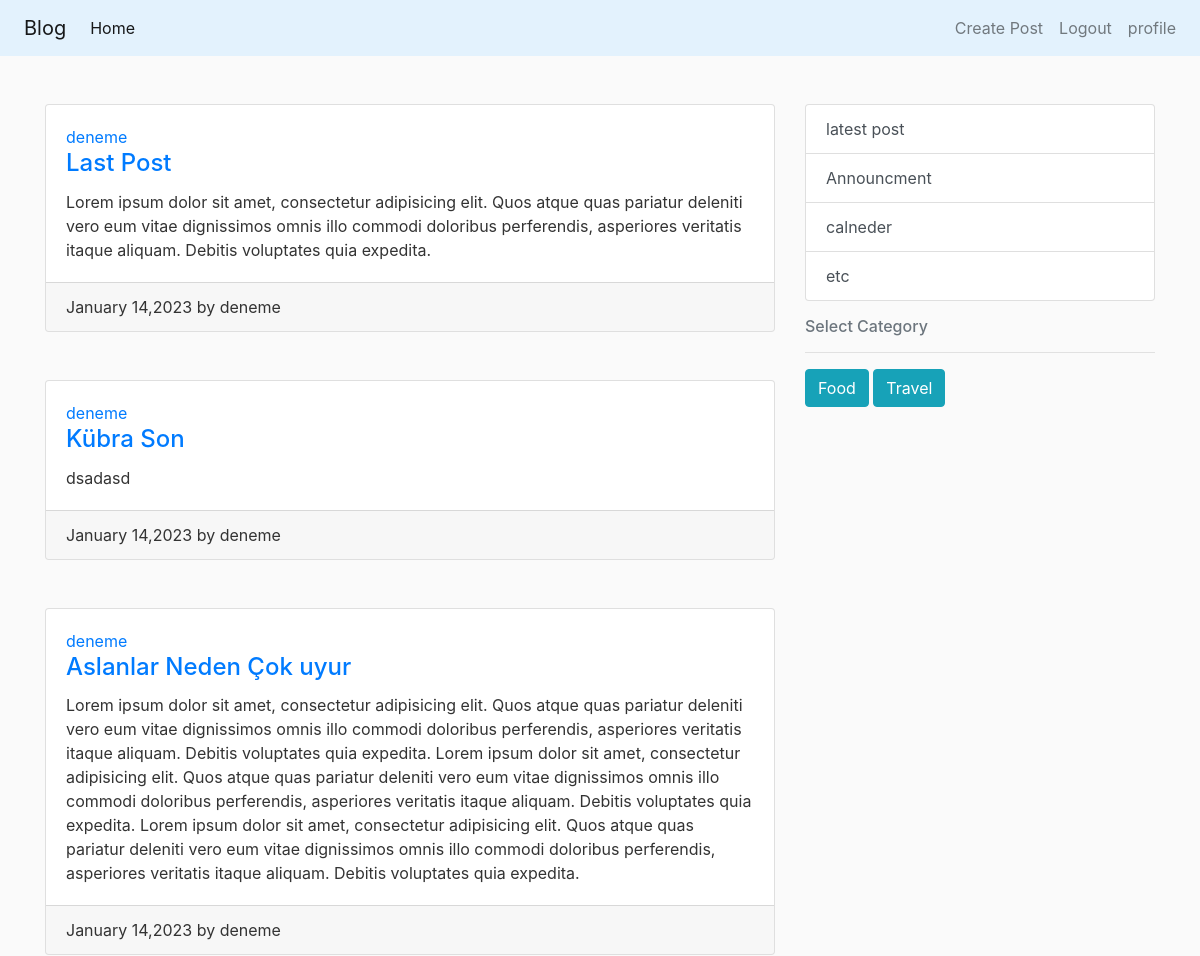
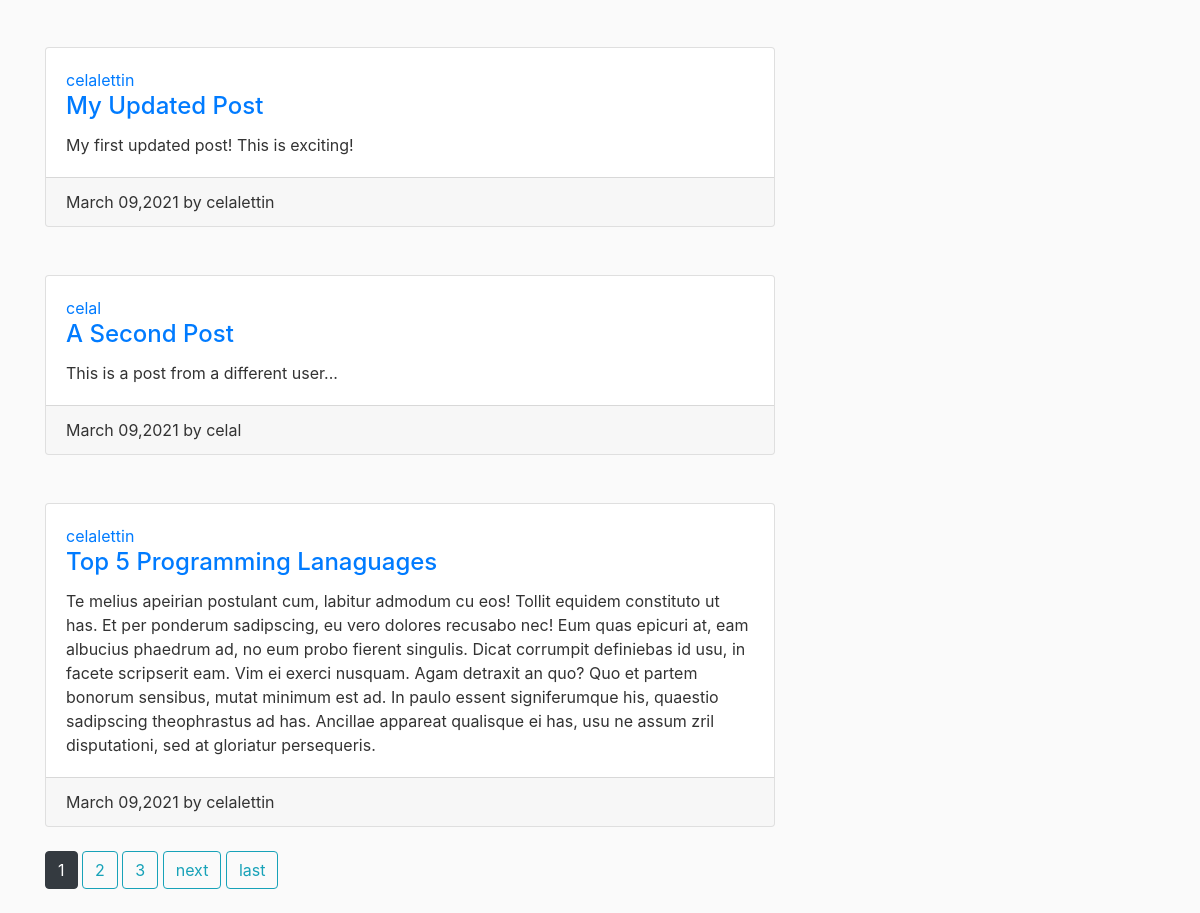
The page / (signed in) on the database its author committed (2 pictures, top to bottom).
### blog/models.py (models this page shows, shortened)
class Post(models.Model):
    title = models.CharField(max_length=100)
    content = models.TextField()
    date_posted = models.DateField(default=timezone.now)
    author = models.ForeignKey(User, on_delete=models.CASCADE)

class Category(models.Model):
    categories = [
        ('Food', 'Food'),
        ('Travel', 'Travel'),
        ('Health', 'Health'),
        ('Personal ', 'Personal '),
        ('Political', 'Political'),
        ('Fashion', 'Fashion'),
    ]
    name = models.CharField(choices=categories, default="Food", max_length=10)
    slug = models.SlugField()
    posts = models.ManyToManyField(Post)
    def __str__(self) -> str:
        return self.name

### blog/views.py (the view)
# urls.py: path('',PostListView.as_view(),name = 'blog-home'),
class PostListView(ListView):
    model = Post
    template_name = 'blog/home.html'
    context_object_name = 'posts'
    ordering = ['-date_posted']
    paginate_by = 6
    def get_context_data(self, **kwargs):
        context = super().get_context_data(**kwargs)
        categories = Category.objects.all()
        context['categories'] = categories
        return context

### blog/templates/blog/home.html (shortened to what this page needs)
{% extends 'blog/base.html' %}
    {% block content %}
        {% for post in posts %}
        <div class="card text-left mt-5">
          <div class="card-body">
               <a href="{% url 'user-posts' post.author.username %} ">{{post.author}}</a>
            <h4 class="card-title"> <a href="{% url 'post-detail' post.id %} " > {{post.title}}   </a> </h4>
            <p class="card-text">{{post.content}}</p>
          </div>
          <div class="card-footer">{{post.date_posted|date:'F d,Y'}} by {{post.author}}</div>
        </div>
        {% endfor  %}
        <div class="mt-4">
     {% if is_paginated %}
          {% for num in page_obj.paginator.page_range %}
              {% if page_obj.number == num %}
                <a href="?page={{num}}" class="btn btn-dark mb-4">{{num}} </a>
              {% elif  num > page_obj.number|add:'-3' and num < page_obj.number|add:'3' %}
                <a href="?page={{num}}" class="btn btn-outline-info mb-4">{{num}} </a>
              {% endif %}
          {% endfor %}
            {% if page_obj.has_next %}
              <a href="?page={{page_obj.next_page_number}}" class="btn btn-outline-info mb-4">next </a>
              <a href="?page={{page_obj.paginator.num_pages}}"class="btn btn-outline-info mb-4">last </a>
            {% endif %}
     {% endif %}
      </div>
    {% endblock content %}

### blog/templates/blog/base.html (shortened to what this page needs)
{% load static %}
<!doctype html>
<html>
<head>
    <link rel="stylesheet" href="https://stackpath.bootstrapcdn.com/bootstrap/4.3.1/css/bootstrap.min.css"
>
    <link rel="stylesheet" href="{% static 'blog/main.css'%}">
</head>
<body>
    <header>
        <nav class="navbar navbar-expand-sm navbar-light   " style="background-color: #e3f2fd;">
            <a class=" navbar-brand ml-2" href="{% url  'blog-about'%}">Blog</a>
            <div class="collapse navbar-collapse" id="collapsibleNavId">
                <ul class="navbar-nav mr-auto mt-2 mt-lg-0">
                    <li class="nav-item active">
                        <a class="nav-link" href="{% url  'blog-home'%}">Home <span class="sr-only">(current)</span></a>
                    </li>
                </ul>
                <ul class="ml-auto navbar-nav">
                    {% if user.is_authenticated %}
                    <li class="nav-item">
                        <a class="nav-link" href="{% url 'post-create' %}">Create Post</a>
                    </li>
                    <li class="nav-item">
                        <a class="nav-link" href="{% url 'logout' %}">Logout</a>
                    </li>
                    <li class="nav-item">
                        <a class="nav-link" href="{% url 'profile' %}">profile</a>
                    </li>
                    {% endif %}
                </ul>
            </div>
        </nav>
    </header>
    <main class="container">
        <div class="row ">
            <div class="col-md-8">
                {% block content %} {% endblock %}
            </div>
            <div class="col-md-4 mt-5">
                <div class="list-group">
                    <a href="#" class="list-group-item list-group-item-action ">latest post </a>
                    <a href="#" class="list-group-item list-group-item-action">Announcment </a>
                    <a href="#" class="list-group-item list-group-item-action "> calneder</a>
                    <a href="#" class="list-group-item list-group-item-action "> etc</a>
                </div>
                {% if categories %}
                <div class="categories mt-3">
                    <h6 class="text-muted">Select Category</h6>
                    <hr>
                    {% for category in categories %}
                    <a class="btn btn-info" href="{% url  'category-posts' category.slug %}">{{category}}</a>
                    {% endfor %}
                </div>
                {% endif %}
            </div>
        </div>
    </main>
</body>
</html>

### blog/static/blog/main.css (style rules this page uses)
body { background: #fafafa; color: #333333; }
h1, h2, h3, h4, h5, h6 { color: #444444; }
ul { margin: 0; }

### rows shown on the page
Post: author "deneme", title "Last Post", content "Lorem ipsum dolor sit amet, consectetur adipisicing elit. Quos atque quas pariatur deleniti vero eum vitae dignissimos omnis illo commodi doloribus perferendis, asperiores veritatis itaque aliquam. Debitis voluptates quia expedita.", date_posted "January 14,2023"
Post: author "deneme", title "Kübra Son", content "dsadasd", date_posted "January 14,2023"
Post: author "deneme", title "Aslanlar Neden Çok uyur", content "Lorem ipsum dolor sit amet, consectetur adipisicing elit. Quos atque quas pariatur deleniti vero eum vitae dignissimos omnis illo commodi doloribus perferendis, asperiores veritatis itaque aliquam. Debitis voluptates quia expedita. Lorem ipsum dolor sit amet, consectetur adipisicing elit. Quos atque quas pariatur deleniti vero eum vitae dignissimos omnis illo commodi doloribus perferendis, asperiores veritatis itaque aliquam. Debitis voluptates quia expedita. Lorem ipsum dolor sit amet, consectetur adipisicing elit. Quos atque quas pariatur deleniti vero eum vitae dignissimos omnis illo commodi doloribus perferendis, asperiores veritatis itaque aliquam. Debitis voluptates quia expedita.", date_posted "January 14,2023"
Post: author "celalettin", title "My Updated Post", content "My first updated post! This is exciting!", date_posted "March 09,2021"
Post: author "celal", title "A Second Post", content "This is a post from a different user...", date_posted "March 09,2021"
Post: author "celalettin", title "Top 5 Programming Lanaguages", content "Te melius apeirian postulant cum, labitur admodum cu eos! Tollit equidem constituto ut has. Et per ponderum sadipscing, eu vero dolores recusabo nec! Eum quas epicuri at, eam albucius phaedrum ad, no eum probo fierent singulis. Dicat corrumpit definiebas id usu, in facete scripserit eam. Vim ei exerci nusquam. Agam detraxit an quo? Quo et partem bonorum sensibus, mutat minimum est ad. In paulo essent signiferumque his, quaestio sadipscing theophrastus ad has. Ancillae appareat qualisque ei has, usu ne assum zril disputationi, sed at gloriatur persequeris.", date_posted "March 09,2021"
Category: name "Food"
Category: name "Travel"

### other values the page prints
{{ num }} "1"
{{ num }} "2" "3"
